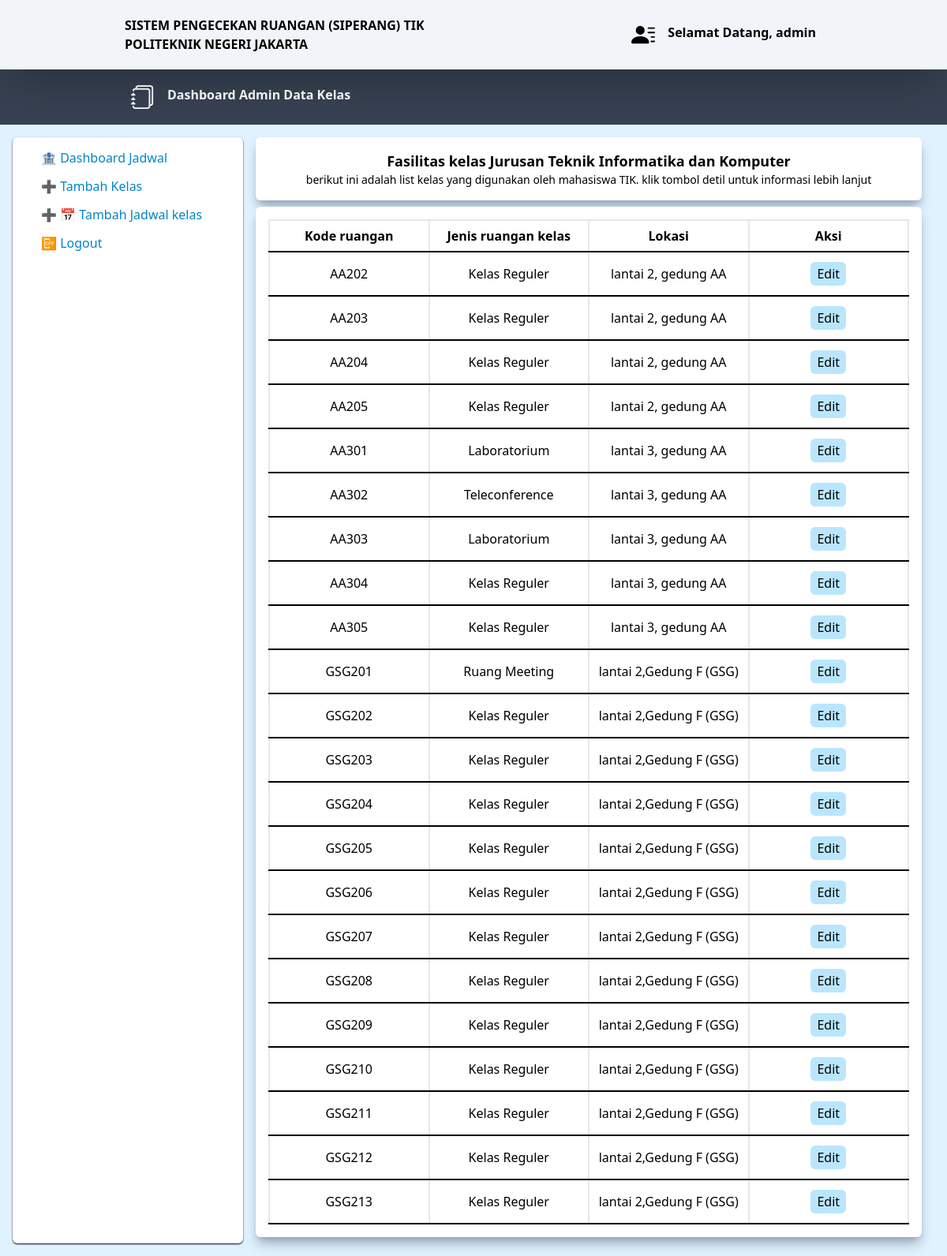
/page/kelas_admin.php, run on the app's committed database.
### tables this page shows
CREATE TABLE `ruangan` (
  `id_ruangan` varchar(25) NOT NULL,
  `lokasi` varchar(255) NOT NULL,
  `fasilitas` varchar(255) NOT NULL,
  `jenis_ruangan` varchar(35) NOT NULL,
  `kapasitas` int(11) NOT NULL
);

### page/kelas_admin.php (the view, shortened to what this page needs)
<?php
include("../util/connection.php");
$username = "admin";
$sql = "select * from ruangan";
$result = mysqli_query($conn, $sql);
?>
<html>
<head>
  <script src="https://cdn.tailwindcss.com"></script>
</head>
<body class="bg-sky-100">
  <header class="sticky bg-slate-100 py-5 font-bold shadow-blake shadow-2xl">
    <nav class="flex flex-row mx-auto w-9/12 px-2">
      <div class="basis-1/2 uppercase text-md items-center">
        <a href="">
          <span>Sistem Pengecekan Ruangan (SIPERANG) TIK</span> <br />
          <span>Politeknik Negeri Jakarta</span>
        </a>
      </div>
      <div class="basis-1/2 text-end my-auto inline-block items-center p-2">
        <a href="" class="flex justify-end transition-all duration-300 ease-in-out hover:text-sky-300">
          <span class="mx-4">
            </span>
          <span class="text-md">Selamat Datang,
            <?= $username ?>
          </span></a>
      </div>
    </nav>
  </header>
  <main>
    <div class="bg-gray-700">
      <div class="flex flex-row w-9/12 py-5 mx-auto">
        <div class="text-white font-bold text-md flex flex-start basis-1/2">
          <div class="mx-4">
          </div>
          <div>Dashboard Admin Data Kelas</div>
        </div>
      </div>
    </div>
    <div class="flex flex-row p-4 mx-auto">
      <div class="basis-1/4 rounded-md transition-all duration-300 ease-in-out shadow-black shadow-sm bg-white">
        <ul class="indent-7 text-sky-600 leading-9 p-2 mx-auto">
          <a href="kelas_admin.html">
            <li class="hover:border-2 hover:border-sky-500 transition-all duration-100 ease-in-out rounded-md">
            🏦 Dashboard Jadwal
            </li>
          </a>
          <a href="tambah.php">
            <li class="hover:border-2 hover:border-sky-500 transition-all duration-100 ease-in-out rounded-md">
              ➕ Tambah Kelas
            </li>
          </a>
          <a href="tambah_jadwal_kelas.php">
            <li class="hover:border-2 hover:border-sky-500 transition-all duration-100 ease-in-out rounded-md">
              ➕ 📅 Tambah Jadwal kelas
            </li>
          </a>
          <a href="../util/logout.php">
            <li class="hover:border-2 hover:border-sky-500 transition-all duration-100 ease-in-out rounded-md">
              📴 Logout
            </li>
          </a>
        </ul>
      </div>
      <div class="basis-3/4">
        <div class="px-4">
          <div class="rounded-md mb-2 shadow-slate-400 shadow-lg  h-max relative bg-white p-4 text-center text-lg font-bold">
            Fasilitas kelas Jurusan Teknik Informatika dan Komputer <br>
            <div class="text-sm font-normal">
              berikut ini adalah list kelas yang digunakan oleh mahasiswa TIK. klik tombol detil untuk informasi lebih lanjut
            </div>
          </div>
          <div class="rounded-md mb-2 shadow-slate-400 shadow-lg flex flex-row h-max relative bg-white p-4">
            <table class="w-full text-center">
              <tr>
                <th class="border-2 border-b-black w-1/4 p-2">Kode ruangan</th>
                <th class="border-2 border-b-black w-1/4 p-2">Jenis ruangan kelas</th>
                <th class="border-2 border-b-black W-1/4 p-2">Lokasi</th>
                <th class="border-2 border-b-black W-1/4 p-2">Aksi</th>
              </tr>
              <?php
              if ($result->num_rows > 0) {
                while ($row = $result->fetch_assoc()) {
              ?>
                  <tr>
                    <td class="border-2 border-b-black p-2"><?= $row['id_ruangan']; ?></td>
                    <td class="border-2 border-b-black p-2"><?= $row['jenis_ruangan']; ?></td>
                    <td class="border-2 border-b-black p-2"><?= $row['lokasi']; ?></td>
                    <td class="p-4 border-2 border-b-black p-2">
                      <a href="detailadmin.php?class=<?php echo $row['id_ruangan'] ?>" class="text-black-200 bg-sky-200 py-1 px-2 hover:bg-sky-300 rounded-md ">Edit</a>
                    </td>
                  </tr>
              <?php }
              } ?>
            </table>
          </div>
        </div>
      </div>
    </div>
  </main>
</body>
</html>

### data on the page
ruangan: id_ruangan "AA202", jenis_ruangan "Kelas Reguler", lokasi "lantai 2, gedung AA"
ruangan: id_ruangan "AA203", jenis_ruangan "Kelas Reguler", lokasi "lantai 2, gedung AA"
ruangan: id_ruangan "AA204", jenis_ruangan "Kelas Reguler", lokasi "lantai 2, gedung AA"
ruangan: id_ruangan "AA205", jenis_ruangan "Kelas Reguler", lokasi "lantai 2, gedung AA"
ruangan: id_ruangan "AA301", jenis_ruangan "Laboratorium", lokasi "lantai 3, gedung AA"
ruangan: id_ruangan "AA302", jenis_ruangan "Teleconference", lokasi "lantai 3, gedung AA"
ruangan: id_ruangan "AA303", jenis_ruangan "Laboratorium", lokasi "lantai 3, gedung AA"
ruangan: id_ruangan "AA304", jenis_ruangan "Kelas Reguler", lokasi "lantai 3, gedung AA"
ruangan: id_ruangan "AA305", jenis_ruangan "Kelas Reguler", lokasi "lantai 3, gedung AA"
ruangan: id_ruangan "GSG201", jenis_ruangan "Ruang Meeting", lokasi "lantai 2,Gedung F (GSG)"
ruangan: id_ruangan "GSG202", jenis_ruangan "Kelas Reguler", lokasi "lantai 2,Gedung F (GSG)"
ruangan: id_ruangan "GSG203", jenis_ruangan "Kelas Reguler", lokasi "lantai 2,Gedung F (GSG)"
ruangan: id_ruangan "GSG204", jenis_ruangan "Kelas Reguler", lokasi "lantai 2,Gedung F (GSG)"
ruangan: id_ruangan "GSG205", jenis_ruangan "Kelas Reguler", lokasi "lantai 2,Gedung F (GSG)"
ruangan: id_ruangan "GSG206", jenis_ruangan "Kelas Reguler", lokasi "lantai 2,Gedung F (GSG)"
ruangan: id_ruangan "GSG207", jenis_ruangan "Kelas Reguler", lokasi "lantai 2,Gedung F (GSG)"
ruangan: id_ruangan "GSG208", jenis_ruangan "Kelas Reguler", lokasi "lantai 2,Gedung F (GSG)"
ruangan: id_ruangan "GSG209", jenis_ruangan "Kelas Reguler", lokasi "lantai 2,Gedung F (GSG)"
ruangan: id_ruangan "GSG210", jenis_ruangan "Kelas Reguler", lokasi "lantai 2,Gedung F (GSG)"
ruangan: id_ruangan "GSG211", jenis_ruangan "Kelas Reguler", lokasi "lantai 2,Gedung F (GSG)"
ruangan: id_ruangan "GSG212", jenis_ruangan "Kelas Reguler", lokasi "lantai 2,Gedung F (GSG)"
ruangan: id_ruangan "GSG213", jenis_ruangan "Kelas Reguler", lokasi "lantai 2,Gedung F (GSG)"

### other printed values
$username "admin"
